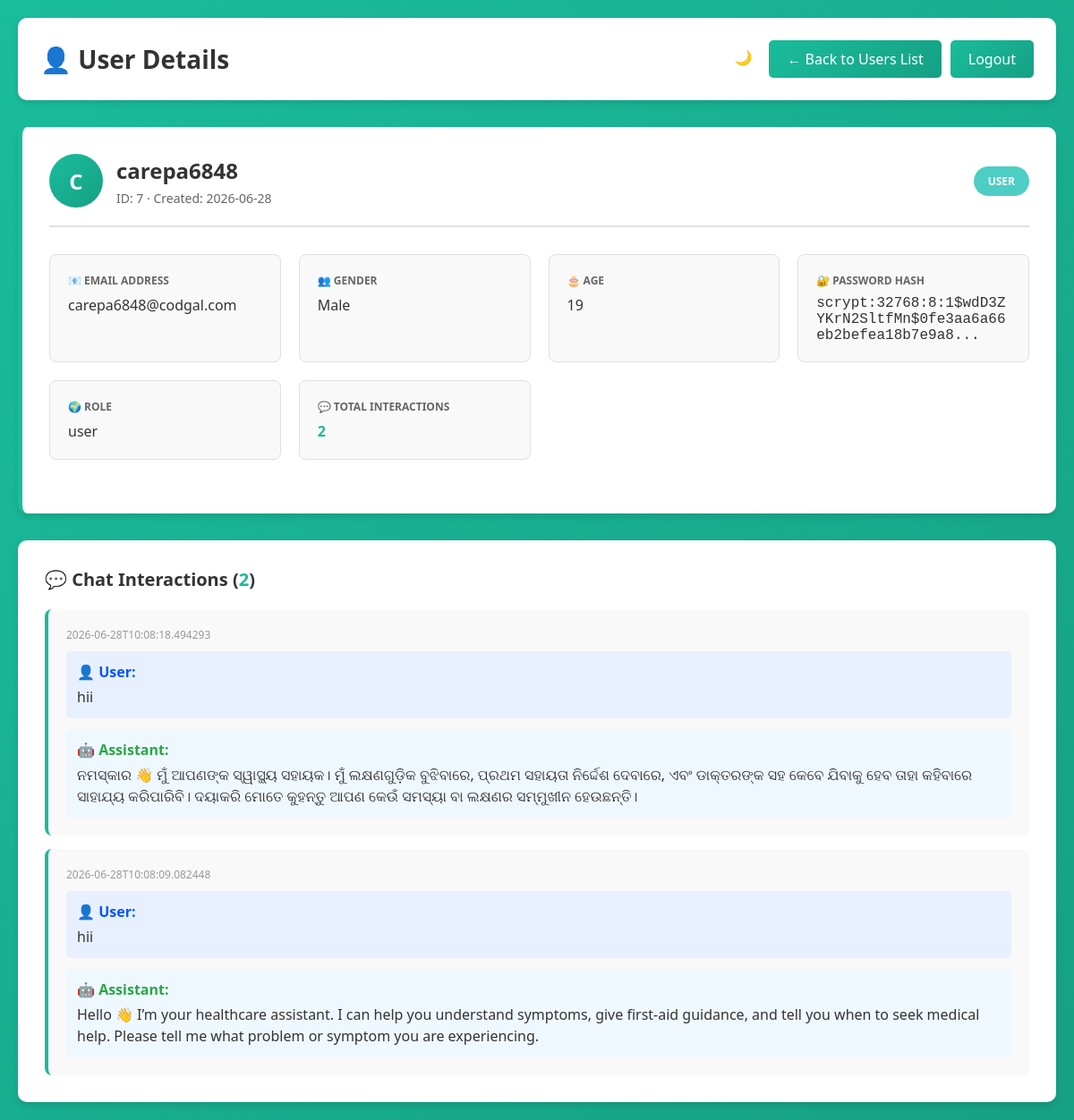
The app's page /admin/users/7 (signed in) with its own data.
### tables this page shows
CREATE TABLE users (
        id INTEGER PRIMARY KEY AUTOINCREMENT,
        username TEXT UNIQUE NOT NULL,
        email TEXT UNIQUE NOT NULL,
        password TEXT NOT NULL,
        gender TEXT,
        age INTEGER,
        created_at TEXT
    , role TEXT DEFAULT 'user');

CREATE TABLE interactions (
                id INTEGER PRIMARY KEY AUTOINCREMENT,
                user_id INTEGER NOT NULL,
                user_text TEXT,
                bot_text TEXT,
                timestamp TEXT,
                FOREIGN KEY (user_id) REFERENCES users(id) ON DELETE CASCADE
            );

### app.py (the view)
@app.route("/admin/users/<int:user_id>")
@admin_required
def admin_user_detail(user_id):
    conn = sqlite3.connect(DB_PATH)
    cur = conn.cursor()
    cur.execute("""
        SELECT id, username, email, gender, age, password, role, created_at
        FROM users
        WHERE id = ?
    """, (user_id,))
    user_data = cur.fetchone()
    if not user_data:
        conn.close()
        return redirect(url_for('admin_users'))
    cur.execute("""
        SELECT user_text, bot_text, timestamp
        FROM interactions
        WHERE user_id = ?
        ORDER BY id DESC
        LIMIT 100
    """, (user_id,))
    interactions = cur.fetchall()
    conn.close()
    user_info = {
        'id': user_data[0],
        'username': user_data[1],
        'email': user_data[2],
        'gender': user_data[3],
        'age': user_data[4],
        'password_hash': user_data[5],
        'role': user_data[6],
        'created_at': user_data[7],
        'total_interactions': len(interactions)
    }
    interactions_list = [
        {
            'user_text': i[0],
            'bot_text': i[1],
            'timestamp': i[2]
        }
        for i in interactions
    ]
    return render_template("admin_user_detail.html", user=user_info, interactions=interactions_list, admin_username=current_user.username)

### app.py (called while the page is built)
def admin_required(f):
    @wraps(f)
    def decorated_function(*args, **kwargs):
        if not current_user.is_authenticated or getattr(current_user, 'role', 'user') != 'admin':
            return redirect(url_for('login'))
        return f(*args, **kwargs)
    return decorated_function

@login_manager.user_loader
def load_user(user_id):
    conn = sqlite3.connect(DB_PATH)
    cur = conn.cursor()
    cur.execute("SELECT id, username, email, role FROM users WHERE id = ?", (user_id,))
    user_data = cur.fetchone()
    conn.close()
    if user_data:
        return User(user_data[0], user_data[1], user_data[2], user_data[3] if len(user_data) > 3 else 'user')
    return None

### templates/admin_user_detail.html (shortened to what this page needs)
<!DOCTYPE html>
<html lang="en">
<head>
</head>
<body>
    <div class="container">
        <div class="header">
            <h1>👤 User Details</h1>
            <div class="header-buttons">
                <button id="dark-toggle" onclick="toggleDarkMode()" title="Toggle dark mode">🌙</button>
                <a href="/admin/users">← Back to Users List</a>
                <a href="/logout">Logout</a>
            </div>
        </div>
        <div class="user-details">
            <div class="user-header">
                <div class="user-name">
                    <div class="user-avatar">{{ user.username[0]|upper }}</div>
                    <div>
                        <h2>{{ user.username }}</h2>
                        <div class="user-meta">ID: {{ user.id }} · Created: {{ user.created_at[:10] }}</div>
                    </div>
                </div>
                <span class="role-badge role-{% if user.role == 'admin' %}admin{% else %}user{% endif %}">
                    {{ user.role|upper }}
                </span>
            </div>
            <div class="details-grid">
                <div class="detail-card">
                    <div class="detail-label">📧 Email Address</div>
                    <div class="detail-value text">{{ user.email }}</div>
                </div>
                <div class="detail-card">
                    <div class="detail-label">👥 Gender</div>
                    <div class="detail-value text">{{ user.gender if user.gender else 'Not specified' }}</div>
                </div>
                <div class="detail-card">
                    <div class="detail-label">🎂 Age</div>
                    <div class="detail-value text">{{ user.age if user.age else 'Not specified' }}</div>
                </div>
                <div class="detail-card">
                    <div class="detail-label">🔐 Password Hash</div>
                    <div class="detail-value" title="{{ user.password_hash }}">
                        {{ user.password_hash[:60] }}...
                    </div>
                </div>
                <div class="detail-card">
                    <div class="detail-label">🌍 Role</div>
                    <div class="detail-value text">{{ user.role }}</div>
                </div>
                <div class="detail-card">
                    <div class="detail-label">💬 Total Interactions</div>
                    <div class="detail-value text">
                        <span class="interaction-count">{{ user.total_interactions }}</span>
                    </div>
                </div>
            </div>
        </div>
        <div class="interactions-section">
            <h3>💬 Chat Interactions (<span class="interaction-count">{{ user.total_interactions }}</span>)</h3>
            {% if interactions|length == 0 %}
                <div class="empty-state">
                    <h3>No Interactions Yet</h3>
                    <p>This user hasn't had any chat interactions yet.</p>
                </div>
            {% else %}
                <div class="interactions-list">
                    {% for interaction in interactions %}
                        <div class="interaction-item">
                            <div class="interaction-time">{{ interaction.timestamp }}</div>
                            <div class="user-message">
                                <div class="user-label">👤 User:</div>
                                <div class="user-text">{{ interaction.user_text }}</div>
                            </div>
                            <div class="bot-message">
                                <div class="bot-label">🤖 Assistant:</div>
                                <div class="bot-text">{{ interaction.bot_text }}</div>
                            </div>
                        </div>
                    {% endfor %}
                </div>
            {% endif %}
        </div>
    </div>
</body>
</html>

### templates/admin_user_detail.html (style rules this page uses)
* { margin: 0; padding: 0; box-sizing: border-box; }
body { font-family: 'Segoe UI', Tahoma, Geneva, Verdana, sans-serif; background: linear-gradient(135deg, #1abc9c 0%, #16a085 100%); min-height: 100vh; padding: 20px; }
.container { max-width: 1200px; margin: 0 auto; }
.header { background: white; padding: 25px; border-radius: 10px; margin-bottom: 30px; box-shadow: 0 4px 6px rgba(0, 0, 0, 0.1); display: flex; justify-content: space-between; align-items: center; }
.header h1 { color: #333; font-size: 28px; }
.header-buttons { display: flex; gap: 10px; }
.header-buttons a { padding: 10px 20px; background: linear-gradient(135deg, #1abc9c 0%, #16a085 100%); color: white; text-decoration: none; border-radius: 5px; transition: all 0.3s ease; font-weight: 500; border: none; cursor: pointer; }
.user-details { background: white; padding: 30px; border-radius: 10px; margin-bottom: 30px; box-shadow: 0 4px 6px rgba(0, 0, 0, 0.1); border-left: 5px solid #1abc9c; }
.user-header { display: flex; justify-content: space-between; align-items: center; margin-bottom: 30px; padding-bottom: 20px; border-bottom: 2px solid #e0e0e0; }
.user-name { display: flex; align-items: center; gap: 15px; }
.user-avatar { width: 60px; height: 60px; background: linear-gradient(135deg, #1abc9c 0%, #16a085 100%); border-radius: 50%; display: flex; align-items: center; justify-content: center; color: white; font-weight: bold; font-size: 24px; }
.user-name h2 { color: #333; font-size: 24px; margin-bottom: 5px; }
.user-meta { color: #666; font-size: 14px; }
.role-badge { display: inline-block; padding: 8px 16px; border-radius: 20px; font-size: 12px; font-weight: 600; }
.role-user { background: #4ecdc4; color: white; }
.details-grid { display: grid; grid-template-columns: repeat(auto-fit, minmax(250px, 1fr)); gap: 20px; margin-bottom: 30px; }
.detail-card { background: #f9f9f9; padding: 20px; border-radius: 8px; border: 1px solid #e0e0e0; }
.detail-label { color: #666; font-size: 12px; text-transform: uppercase; font-weight: 600; margin-bottom: 8px; }
.detail-value { color: #333; font-size: 16px; word-break: break-all; font-family: 'Courier New', monospace; }
.detail-value.text { font-family: 'Segoe UI', Tahoma, Geneva, Verdana, sans-serif; }
.interactions-section { background: white; padding: 30px; border-radius: 10px; box-shadow: 0 4px 6px rgba(0, 0, 0, 0.1); }
.interactions-section h3 { color: #333; font-size: 20px; margin-bottom: 20px; }
.interaction-count { color: #1abc9c; font-weight: bold; }
.interactions-list { display: grid; gap: 15px; }
.interaction-item { background: #f9f9f9; padding: 20px; border-radius: 8px; border-left: 4px solid #1abc9c; }
.interaction-time { color: #999; font-size: 12px; margin-bottom: 10px; }
.user-message { background: #e8f0ff; padding: 12px; border-radius: 5px; margin-bottom: 12px; }
.user-label { color: #0055ff; font-weight: bold; margin-bottom: 5px; }
.user-text { color: #333; line-height: 1.5; }
.bot-message { background: #f0f8ff; padding: 12px; border-radius: 5px; }
.bot-label { color: #28a745; font-weight: bold; margin-bottom: 5px; }
.bot-text { color: #333; line-height: 1.5; }
#dark-toggle { width: 38px; height: 38px; border-radius: 50%; border: none; cursor: pointer; display: flex; align-items: center; justify-content: center; font-size: 16px; background: rgba(255, 255, 255, 0.2); color: white; transition: all 0.3s ease; }

### records on screen
users: username "C", username "carepa6848", id "7", created_at "2026-06-28", role "USER", email "carepa6848@codgal.com", gender "Male", age "19", password "scrypt:32768:8:1$wdD3ZYKrN2SltfMn$0fe3aa6a66eb2befea18b7e9a8", role "user"
interactions: timestamp "2026-06-28T10:08:18.494293", user_text "hii", bot_text "ନମସ୍କାର 👋 ମୁଁ ଆପଣଙ୍କ ସ୍ୱାସ୍ଥ୍ୟ ସହାୟକ। ମୁଁ ଲକ୍ଷଣଗୁଡ଼ିକ ବୁଝିବାରେ, ପ୍ରଥମ ସହାୟତା ନିର୍ଦ୍ଦେଶ ଦେବାରେ, ଏବଂ ଡାକ୍ତରଙ୍କ ସହ କେବେ ଯିବାକୁ ହେବ ତାହା କହିବାରେ ସାହାଯ୍ୟ କରିପାରିବି। ଦୟାକରି ମୋତେ କୁହନ୍ତୁ ଆପଣ କେଉଁ ସମସ୍ୟା ବା ଲକ୍ଷଣର ସମ୍ମୁଖୀନ ହେଉଛନ୍ତି।"
interactions: timestamp "2026-06-28T10:08:09.082448", user_text "hii", bot_text "Hello 👋 I’m your healthcare assistant. I can help you understand symptoms, give first-aid guidance, and tell you when to seek medical help. Please tell me what problem or symptom you are experiencing."

### other values on screen
{{ user.total_interactions }} "2"
